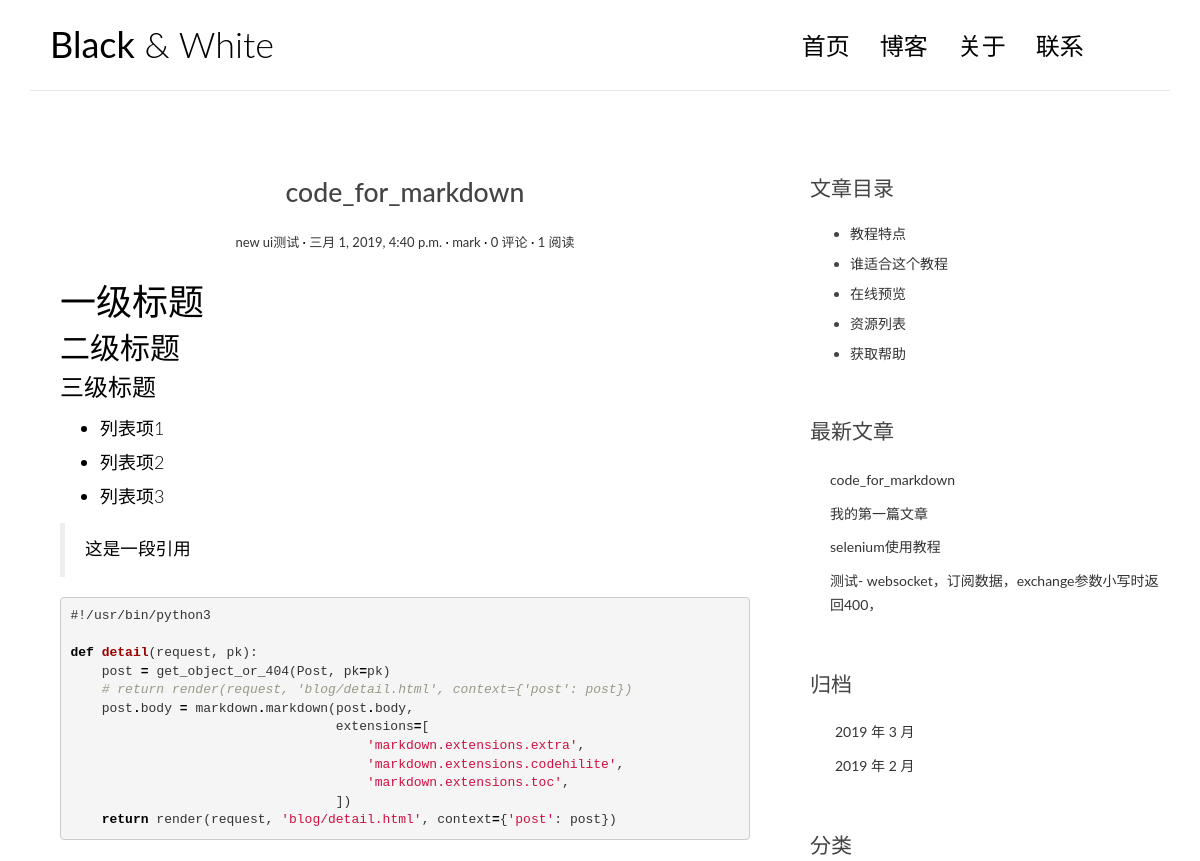
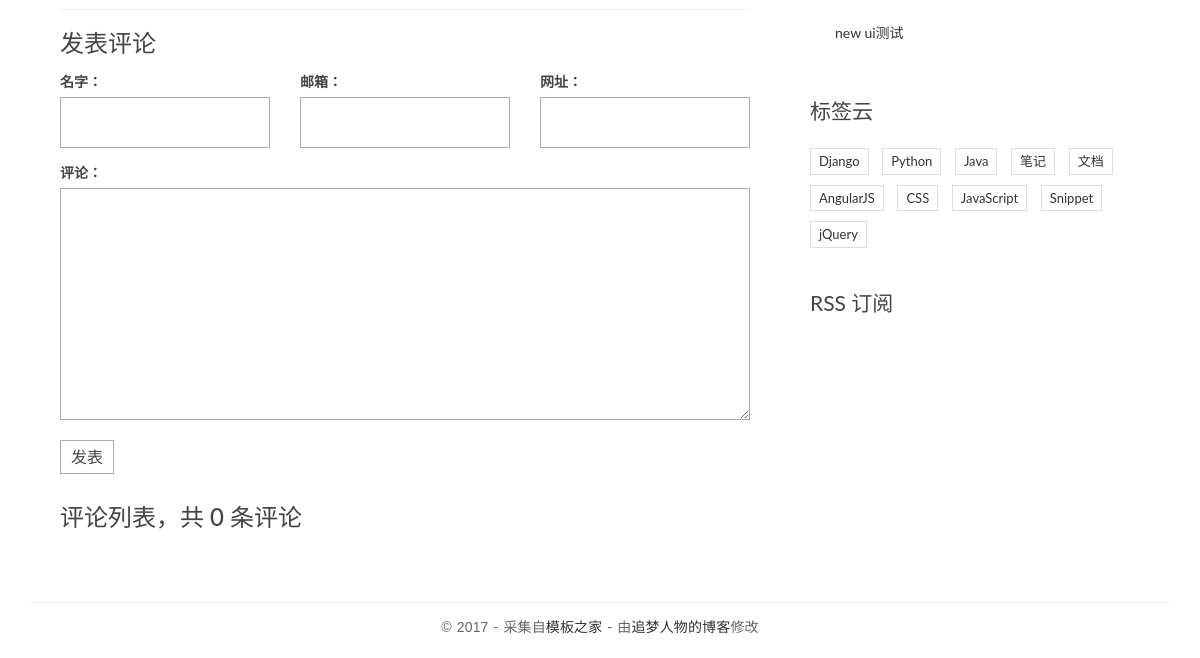
The app's page /post/3/, older data (2 pictures, top to bottom).
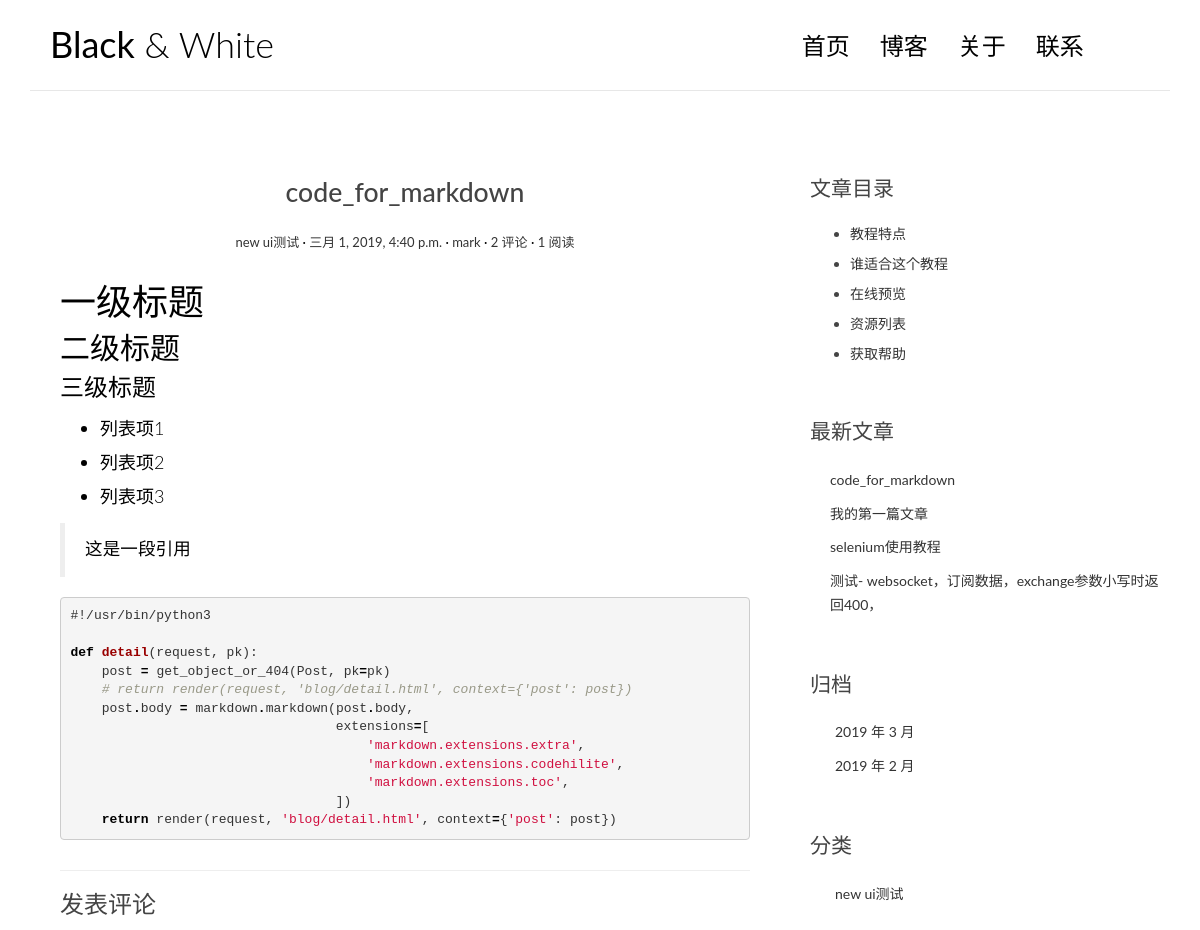
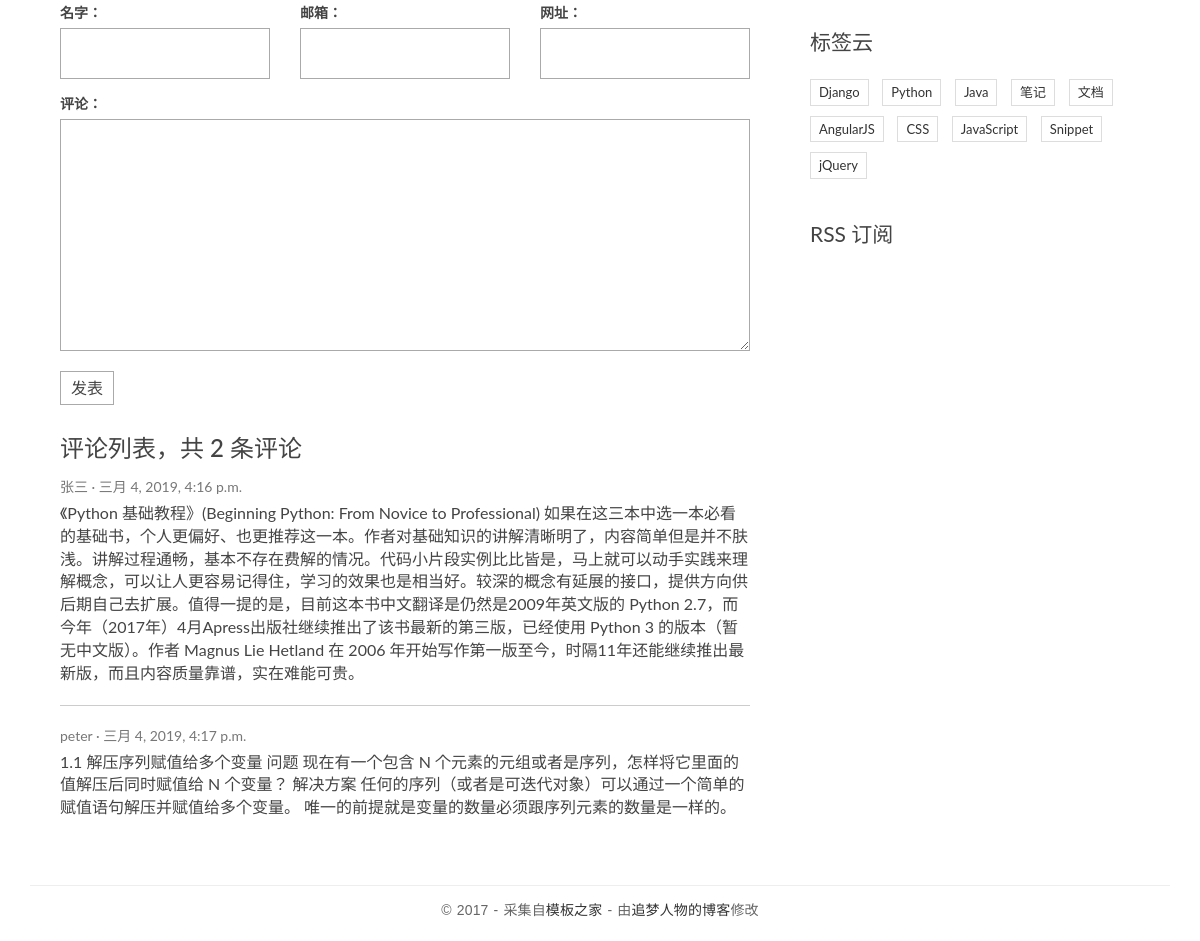
The same page, newer data (2 pictures, top to bottom).
### blog/models.py (models this page shows, shortened)
class Post(models.Model):
    title = models.CharField(max_length=70, verbose_name='文章标题')
    body = models.TextField(verbose_name='文章正文')
    create_time = models.DateTimeField(verbose_name='创建时间')
    modified_time = models.DateTimeField(verbose_name='修改时间')
    excerpt = models.CharField(max_length=200, blank=True, verbose_name='文章摘要')
    category = models.ForeignKey(Category, on_delete=models.CASCADE, verbose_name='分类id')
    tags = models.ManyToManyField(Tag, blank=True, verbose_name='标签id')
    author = models.ForeignKey(User, on_delete=models.CASCADE, verbose_name='用户')
    views = models.PositiveIntegerField(default=0)
    def get_absolute_url(self):
        return reverse('blog:detail', kwargs={'pk': self.pk})
    def increase_views(self):
        self.views += 1
        self.save(update_fields=['views'])
    def save(self, *args, **kwargs):
        if not self.excerpt:
            md = markdown.Markdown(extensions=[
                'markdown.extensions.extra',
                'markdown.extensions.codehilite',
            ])
            self.excerpt = strip_tags(md.convert(self.body))[:54]
        super(Post, self).save(*args, **kwargs)
    class Meta:
        ordering = ['-create_time']

class Category(models.Model):
    name = models.CharField(max_length=100, verbose_name='分类名')

### comments/models.py (models this page shows, shortened)
class Comment(models.Model):
    name = models.CharField(max_length=100)
    email = models.EmailField(max_length=255)
    url = models.URLField(blank=True)
    text = models.TextField()
    created_time = models.DateTimeField(auto_now_add=True)
    post = models.ForeignKey('blog.Post', on_delete=models.CASCADE)

### blog/views.py (the view)
# urls.py: url(r'^post/(?P<pk>[0-9]+)/$', views.detail, name='detail'),
def detail(request, pk):
    post = get_object_or_404(Post, pk=pk)
    post.increase_views()
    post.body = markdown.markdown(post.body,
                                  extensions=[
                                      'markdown.extensions.extra',
                                      'markdown.extensions.codehilite',
                                      'markdown.extensions.toc',
                                  ])
    form = CommentForm()
    comment_list = post.comment_set.all()
    context = {
        'post': post,
        'form': form,
        'comment_list': comment_list,
    }
    return render(request, 'blog/detail.html', context=context)

### comments/forms.py
class CommentForm(forms.ModelForm):
    class Meta:
        model = Comment
        fields = ['name', 'email', 'url', 'text']

### blog/templatetags/blog_tags.py (called while the page is built)
@register.simple_tag
def get_recent_posts(num=5):
    return Post.objects.all()[:num]

@register.simple_tag
def archives():
    return Post.objects.dates('create_time', 'month', order='DESC')

@register.simple_tag
def get_categories():
    return Category.objects.all()

### templates/blog/detail.html (shortened to what this page needs)
{% extends 'base.html' %}
{% block main %}
    <article class="post post-{{ post.pk }}">
        <header class="entry-header">
            <h1 class="entry-title">{{ post.title }}</h1>
            <div class="entry-meta">
                <span class="post-category"><a href="#">{{ post.category.name }}</a></span>
                <span class="post-date"><a href="#"><time class="entry-date"
                                                          datetime="{{ post.create_time }}">{{ post.create_time }}</time></a></span>
                <span class="post-author"><a href="#">{{ post.author }}</a></span>
                <span class="comments-link"><a href="#">{{ post.comment_set.count }} 评论</a></span>
                <span class="views-count"><a href="#">{{ post.views }} 阅读</a></span>
            </div>
        </header>
        <div class="entry-content clearfix">
            {{ post.body|safe }}
        </div>
</article>
    <section class="comment-area" id="comment-area">
        <hr>
        <h3>发表评论</h3>
        <form action="{% url 'comments:post_comment' post.pk %}" method="post" class="comment-form">
            <div class="row">
                <div class="col-md-4">
                    <label for="id_name">名字：</label>
                    {{ form.name }}
                </div>
                <div class="col-md-4">
                    <label for="id_email">邮箱：</label>
                    {{ form.email }}
                </div>
                <div class="col-md-4">
                    <label for="id_url">网址：</label>
                    {{ form.url }}
                </div>
                <div class="col-md-12">
                    <label for="id_comment">评论：</label>
                    {{ form.text }}
                    <button type="submit" class="comment-btn">发表</button>
                </div>
            </div>
        </form>
        <div class="comment-list-panel">
            <h3>评论列表，共 <span>{{ post.comment_set.count }}</span> 条评论</h3>
            <ul class="comment-list list-unstyled">
                {% for comment in comment_list %}
                <li class="comment-item">
                    <span class="nickname">{{ comment.name }}</span>
                    <time class="submit-date">{{ comment.created_time }}</time>
                    <div class="text">
                        {{ comment.text }}
                    </div>
                </li>
                {% endfor %}
            </ul>
        </div>
    </section>
{% endblock main %}
{% block toc %}
    <div class="widget widget-content">
        <h3 class="widget-title">文章目录</h3>
        <ul>
            <li>
                <a href="#">教程特点</a>
            </li>
            <li>
                <a href="#">谁适合这个教程</a>
            </li>
            <li>
                <a href="#">在线预览</a>
            </li>
            <li>
                <a href="#">资源列表</a>
            </li>
            <li>
                <a href="#">获取帮助</a>
            </li>
        </ul>
</div>
{% endblock toc %}

### templates/base.html (shortened to what this page needs)
{% load staticfiles %}
{% load blog_tags %}
<!DOCTYPE html>
<html>
<head>
    <link rel="stylesheet" href="http://code.ionicframework.com/ionicons/2.0.1/css/ionicons.min.css">
    <link rel="stylesheet" href="{% static 'blog/css/bootstrap.min.css' %}">
    <link rel="stylesheet" href="{% static 'blog/css/custom.css' %}">
    <link rel="stylesheet" href="{% static 'blog/css/pace.css' %}">
    <link rel="stylesheet" href="{% static 'blog/css/highlights/github.css' %}">
</head>
<body>
<div class="container">
    <header id="site-header">
        <div class="row">
            <div class="col-md-4 col-sm-5 col-xs-8">
                <div class="logo">
                    <h1><a href="{% url 'blog:index' %}"><b>Black</b> &amp; White</a></h1>
                </div>
            </div>
            <div class="col-md-8 col-sm-7 col-xs-4">
                <nav class="main-nav" role="navigation">
                    <div class="collapse navbar-collapse" id="bs-example-navbar-collapse-1">
                        <ul class="nav navbar-nav navbar-right">
                            <li class="cl-effect-11"><a href="{% url 'blog:index' %}" data-hover="首页">首页</a></li>
                            <li class="cl-effect-11"><a href="full-width.html" data-hover="博客">博客</a></li>
                            <li class="cl-effect-11"><a href="about.html" data-hover="关于">关于</a></li>
                            <li class="cl-effect-11"><a href="contact.html" data-hover="联系">联系</a></li>
                        </ul>
                    </div>
                </nav>
            </div>
        </div>
    </header>
</div>
<div class="content-body">
    <div class="container">
        <div class="row">
            <main class="col-md-8">
                {% block main %}
                {% endblock main %}
            </main>
            <aside class="col-md-4">
                {% block toc %}
                {% endblock toc %}
                <div class="widget widget-recent-posts">
                    <h3 class="widget-title">最新文章</h3>
                    {% get_recent_posts as recent_post_list %}
                    <ul>
                        {% for post in recent_post_list %}
                        <li>
                            <a href="{{ post.get_absolute_url }}">{{ post.title }}</a>
                        </li>
                        {% empty %}
                        暂无文章
                        {% endfor %}
                    </ul>
                </div>
                <div class="widget widget-archives">
                    <h3 class="widget-title">归档</h3>
                    {% archives as date_list %}
                    <ul>
                        {% for date in date_list %}
                        <li>
                            <a href= "{% url 'blog:archives' date.year date.month %}" >{{ date.year }} 年 {{ date.month }} 月</a>
                        </li>
                        {% empty %}
                        暂无归档!
                        {% endfor %}
                    </ul>
                </div>
                <div class="widget widget-category">
                    <h3 class="widget-title">分类</h3>
                    {% get_categories as category_list %}
                    <ul>
                        {% for category in category_list %}
                        <li>
                            <a href="{% url 'blog:category' category.pk %}">{{ category.name }}</a
                        </li>
                        {% empty %}
                        暂无分类!
                        {% endfor %}
                    </ul>
                </div>
                <div class="widget widget-tag-cloud">
                    <h3 class="widget-title">标签云</h3>
                    <ul>
                        <li>
                            <a href="#">Django</a>
                        </li>
                        <li>
                            <a href="#">Python</a>
                        </li>
                        <li>
                            <a href="#">Java</a>
                        </li>
                        <li>
                            <a href="#">笔记</a>
                        </li>
                        <li>
                            <a href="#">文档</a>
                        </li>
                        <li>
                            <a href="#">AngularJS</a>
                        </li>
                        <li>
                            <a href="#">CSS</a>
                        </li>
                        <li>
                            <a href="#">JavaScript</a>
                        </li>
                        <li>
                            <a href="#">Snippet</a>
                        </li>
                        <li>
                            <a href="#">jQuery</a>
                        </li>
                    </ul>
                </div>
                <div class="rss">
                    <a href=""> RSS 订阅</a>
                </div>
            </aside>
        </div>
    </div>
</div>
<footer id="site-footer">
    <div class="container">
        <div class="row">
            <div class="col-md-12">
                <p class="copyright">&copy 2017 - 采集自<a href="http://www.cssmoban.com/"
                                                        target="_blank" title="模板之家">模板之家</a>
                    - 由<a href="http://zmrenwu.com/" title="网页模板" target="_blank">追梦人物的博客</a>修改
                </p>
            </div>
        </div>
    </div>
</footer>
</body>
</html>

### blog/static/blog/css/custom.css (style rules this page uses)
* { outline: none; }
h1, h2, h3, h4, h5, h6 { margin-top: 0; }
b { font-weight: 400; }
a { color: #333; }
body { color: #444; font-family: 'Lato', sans-serif; }
p { font-family: 'Ubuntu', sans-serif; font-weight: 400; word-spacing: 1px; letter-spacing: 0.01em; }
#site-header { background-color: #FFF; padding: 25px 20px; margin-bottom: 40px; border-bottom: 1px solid #e7e7e7; }
.logo h1 a { color: #000; }
.logo h1 { margin: 0; font-family: 'Lato', sans-serif; font-weight: 300; }
.main-nav { margin-top: 11px; max-width: 95%; }
.main-nav a { color: #000000 !important; padding: 0 0 5px 0 !important; margin-right: 30px; font-family: 'Lato', sans-serif; font-weight: 300; font-size: 24px; }
.cl-effect-11 a { padding: 10px 0; color: #0972b4; text-shadow: none; }
.cl-effect-11 a::before { position: absolute; top: 0; left: 0; overflow: hidden; padding: 0 0 5px 0 !important; max-width: 0; border-bottom: 1px solid #000; color: #000; content: attr(data-hover); white-space: nowrap; -webkit-transition: max-width 0.5s; -moz-transition: max-width 0.5s; transition: max-width 0.5s; }
.content-body { padding-bottom: 4em; }
.post { background: #fff; padding: 30px 30px 0; }
.entry-title { text-align: center; font-size: 1.9em; margin-bottom: 20px; line-height: 1.6; padding: 10px 20px 0; }
.entry-meta { text-align: center; color: #DDDDDD; font-size: 13px; margin-bottom: 30px; }
.entry-content { font-size: 18px; line-height: 1.9; font-weight: 300; color: #000; }
.post-category::after, .post-date::after, .post-author::after, .comments-link::after { content: ' ·'; color: #000; }
.widget { background: #fff; padding: 30px 0 0; }
.widget-title { font-size: 1.5em; margin-bottom: 20px; line-height: 1.6; padding: 10px 0 0; font-weight: 400; }
.widget-recent-posts ul { padding: 0; margin: 0; padding-left: 20px; }
.widget-recent-posts ul li { list-style-type: none; position: relative; line-height: 170%; margin-bottom: 10px; }
.widget-recent-posts ul li::before { content: '\f3d3'; font-family: "Ionicons"; position: absolute; left: -17px; top: 3px; font-size: 16px; color: #000; }
.widget-archives ul { padding: 0; margin: 0; padding-left: 25px; }
.widget-archives ul li { list-style-type: none; position: relative; line-height: 170%; margin-bottom: 10px; }
.widget-archives ul li::before { content: '\f3f3'; font-family: "Ionicons"; position: absolute; left: -25px; top: 1px; font-size: 16px; color: #000; }
.widget-category ul { padding: 0; margin: 0; padding-left: 25px; }
.widget-category ul li { list-style-type: none; position: relative; line-height: 170%; margin-bottom: 10px; }
.widget-category ul li::before { content: '\f3fe'; font-family: "Ionicons"; position: absolute; left: -25px; top: 1px; font-size: 18px; color: #000; }
.widget-tag-cloud ul { padding: 0; margin: 0; margin-right: -10px; }
.widget-tag-cloud ul li { list-style-type: none; font-size: 13px; display: inline-block; margin-right: 10px; margin-bottom: 10px; padding: 3px 8px; border: 1px solid #ddd; }
.widget-content ul li { margin-bottom: 10px; }
.rss { font-size: 21px; margin-top: 30px; }
.rss a { color: #444; }
#site-footer { padding-top: 10px; padding: 0 0 1.5em 0; }
.copyright { text-align: center; padding-top: 1em; margin: 0; border-top: 1px solid #eee; color: #666; }
.contact-form input, .comment-form input { border: 1px solid #aaa; margin-bottom: 15px; width: 100%; padding: 15px 15px; font-size: 16px; line-height: 100%; transition: 0.4s border-color linear; }
.contact-form textarea, .comment-form textarea { border: 1px solid #aaa; margin-bottom: 15px; width: 100%; padding: 15px 15px; font-size: 16px; line-height: 20px !important; min-height: 183px; transition: 0.4s border-color linear; }
.comment-area { padding: 0 30px 0; }
.comment-form { margin-top: 15px; }
.comment-form .comment-btn { background-color: #fff; border: 1px solid #aaa; font-size: 16px; padding: 5px 10px; }
.comment-list-panel { margin-top: 30px; }
.comment-list { margin-top: 15px; }
.comment-item:not(:last-child) { border-bottom: 1px #ccc solid; margin-bottom: 20px; padding-bottom: 20px; }
.comment-item .nickname, .comment-item .submit-date { color: #777; font-size: 14px; }
.comment-item .nickname:after { content: ' ·'; }
.comment-item .text { padding-top: 5px; font-size: 16px; }

Row changes from the older to the newer data that the page shows:
computed for Post "code_for_markdown": comment_set.count "0" → "2"
added Comment: name "张三", created_time "三月 4, 2019, 4:16 p.m.", text "《Python 基础教程》(Beginning Python: From Novice to Professional) 如果在这三本中选一本必看的基础书，个人更偏好、也更推荐这一本。作者对基础知识的讲解清晰明了，内容简单但是并不肤浅。讲解过程通畅，基本不存在费解的情况。代码小片段实例比比皆是，马上就可以动手实践来理解概念，可以让人更容易记得住，学习的效果也是相当好。较深的概念有延展的接口，提供方向供后期自己去扩展。值得一提的是，目前这本书中文翻译是仍然是2009年英文版的 Python 2.7，而今年（2017年）4月Apress出版社继续推出了该书最新的第三版，已经使用 Python 3 的版本（暂无中文版）。作者 Magnus Lie Hetland 在 2006 年开始写作第一版至今，时隔11年还能继续推出最新版，而且内容质量靠谱，实在难能可贵。"
added Comment: name "peter", created_time "三月 4, 2019, 4:17 p.m.", text "1.1 解压序列赋值给多个变量 问题 现在有一个包含 N 个元素的元组或者是序列，怎样将它里面的值解压后同时赋值给 N 个变量？ 解决方案 任何的序列（或者是可迭代对象）可以通过一个简单的赋值语句解压并赋值给多个变量。 唯一的前提就是变量的数量必须跟序列元素的数量是一样的。"
